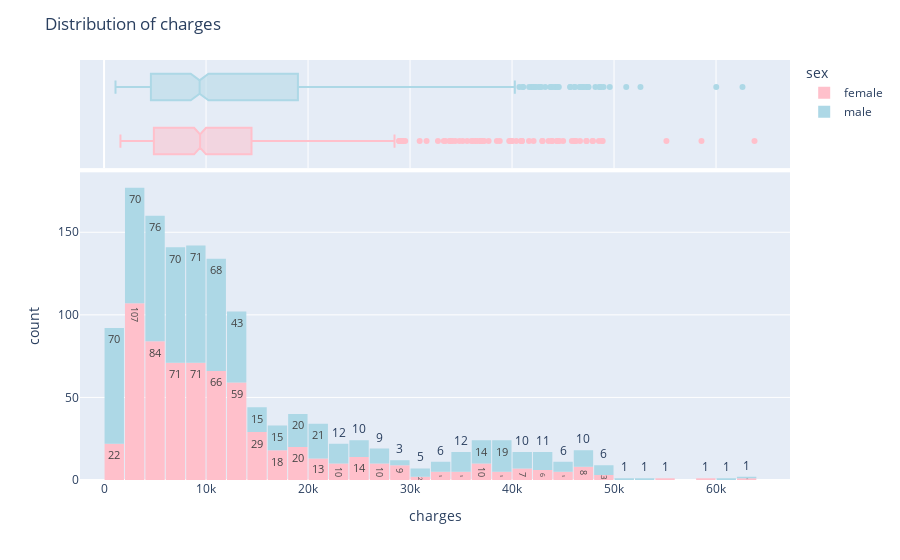

Notebook source saved alongside this figure:
### Markdown cell above
Distribution of charges

### Code cell
fig = px.histogram(df, x="charges", color=df.sex, marginal="box", nbins=50, text_auto=True, 
    color_discrete_map={'male':'lightblue','female':'pink'})
fig.update_layout(bargap=0.05)
fig.update_layout(title_text='Distribution of charges')
fig.show()

### Figure 1 — Plotly figure (JSON) as saved in the notebook; plotly's stock layout.template omitted (floating-point values rounded to 4 significant figures; data arrays with more than 128 entries replaced by an {"elided": "..."} marker saying what was removed)
{"data": [{"alignmentgroup": "True", "bingroup": "x", "hovertemplate": "sex=female<br>charges=%{x}<br>count=%{y}<extra></extra>", "legendgroup": "female", "marker": {"color": "pink", "pattern": {"shape": ""}}, "name": "female", "nbinsx": 50, "offsetgroup": "female", "orientation": "v", "showlegend": true, "texttemplate": "%{value}", "type": "histogram", "x": {"elided": "662 float values"}, "xaxis": "x", "yaxis": "y"}, {"alignmentgroup": "True", "hovertemplate": "sex=female<br>charges=%{x}<extra></extra>", "legendgroup": "female", "marker": {"color": "pink"}, "name": "female", "notched": true, "offsetgroup": "female", "showlegend": false, "type": "box", "x": {"elided": "662 float values"}, "xaxis": "x2", "yaxis": "y2"}, {"alignmentgroup": "True", "bingroup": "x", "hovertemplate": "sex=male<br>charges=%{x}<br>count=%{y}<extra></extra>", "legendgroup": "male", "marker": {"color": "lightblue", "pattern": {"shape": ""}}, "name": "male", "nbinsx": 50, "offsetgroup": "male", "orientation": "v", "showlegend": true, "texttemplate": "%{value}", "type": "histogram", "x": {"elided": "676 float values"}, "xaxis": "x", "yaxis": "y"}, {"alignmentgroup": "True", "hovertemplate": "sex=male<br>charges=%{x}<extra></extra>", "legendgroup": "male", "marker": {"color": "lightblue"}, "name": "male", "notched": true, "offsetgroup": "male", "showlegend": false, "type": "box", "x": {"elided": "676 float values"}, "xaxis": "x2", "yaxis": "y2"}], "layout": {"bargap": 0.05, "barmode": "relative", "legend": {"title": {"text": "sex"}, "tracegroupgap": 0}, "margin": {"t": 60}, "title": {"text": "Distribution of charges"}, "xaxis": {"anchor": "y", "domain": [0, 1], "title": {"text": "charges"}}, "xaxis2": {"anchor": "y2", "domain": [0, 1], "matches": "x", "showgrid": true, "showticklabels": false}, "yaxis": {"anchor": "x", "domain": [0, 0.7326], "title": {"text": "count"}}, "yaxis2": {"anchor": "x2", "domain": [0.7426, 1], "matches": "y2", "showgrid": false, "showline": false, "showticklabels": false, "ticks": ""}}}
